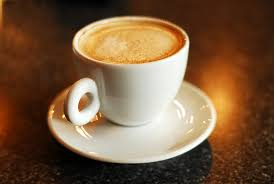
#> input picture images/coffee.jpg, 274 x 184 px
$ python DrawImages.py
#> lines starting #> are read from the running program, lines starting #| are printed output that depends on the picture
#!/usr/bin/env python3
# -*- coding: utf-8 -*-
"""
Created on Tue Jan 30 16:11:53 2018

@author: suman
"""

###draw images on images
import cv2
import numpy as np

#getting the image
img = cv2.imread('./images/coffee.jpg', cv2.IMREAD_COLOR)
#> img is the input picture: shape (184, 274, 3); mean B, G, R 63.1, 90.2, 120.3

#drawing on the images
cv2.line(img , (0,0) , (150,150) , (255,255,255),5)
cv2.rectangle(img , (15,25),(100,80),(0,0,255) , 3)
cv2.circle(img , (25,25) , 25 , (0,255,0) , 4)

pts=np.array([[10,5] , [23,6] , [50,78] , [80,95]] , np.int32)
cv2.polylines(img , [pts] , True , (0,255,255) , 5)

font = cv2.FONT_HERSHEY_SIMPLEX
cv2.putText(img , 'Hello there!' , (10,23) , font , 1 , (145,247,213) , 1 , cv2.LINE_AA)
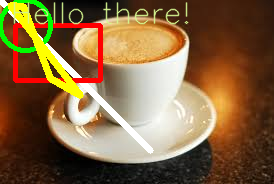
#> img: shape (184, 274, 3); mean B, G, R 64.7, 100.7, 130.4


#dispalying the image
cv2.imshow('Image' , img)
cv2.waitKey(0)
cv2.destroyAllWindows()
for i in range (1,7):
    cv2.waitKey(1)
